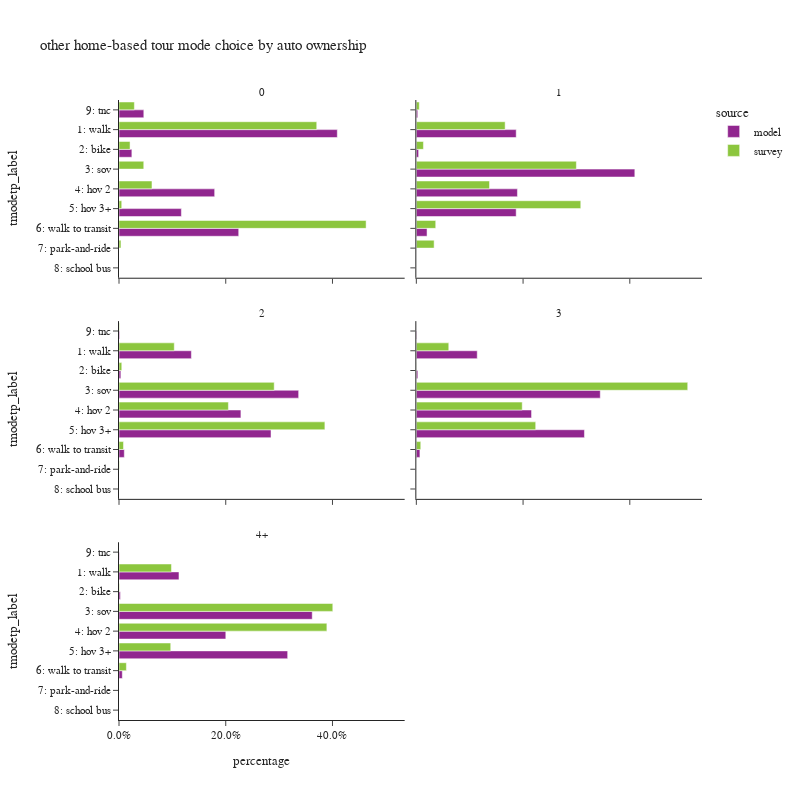

This figure's notebook cell:
### Code cell
plot_mode_choice(hb_tour.loc[hb_tour['auto_ownership_4+']!="-1"],"auto_ownership_4+",
                 {"auto_ownership_4+":["0","1","2","3","4+"],
                  "tmodetp_label":["1: walk","2: bike","3: sov","4: hov 2","5: hov 3+","6: walk to transit",
                                   "7: park-and-ride","8: school bus","9: other–survey only"]},
                 "auto ownership",2,800)

### Figure 1 — Plotly figure (JSON) as saved in the notebook; plotly's stock layout.template omitted (floating-point values rounded to 4 significant figures)
{"data": [{"alignmentgroup": "True", "customdata": [[8131], [479], [3563], [2323], [4459], [924]], "hovertemplate": "source=model<br>auto_ownership_4+=0<br>percentage=%{x}<br>tmodetp_label=%{y}<br>sample count=%{customdata[0]}<extra></extra>", "legendgroup": "model", "marker": {"color": "#91268F", "pattern": {"shape": ""}}, "name": "model", "offsetgroup": "model", "orientation": "h", "showlegend": true, "textposition": "auto", "type": "bar", "x": [0.409, 0.0241, 0.1792, 0.1169, 0.2243, 0.04648], "xaxis": "x5", "y": ["1: walk", "2: bike", "4: hov 2", "5: hov 3+", "6: walk to transit", "9: tnc"], "yaxis": "y5"}, {"alignmentgroup": "True", "customdata": [[12680], [291], [27741], [12837], [12677], [1360], [178]], "hovertemplate": "source=model<br>auto_ownership_4+=1<br>percentage=%{x}<br>tmodetp_label=%{y}<br>sample count=%{customdata[0]}<extra></extra>", "legendgroup": "model", "marker": {"color": "#91268F", "pattern": {"shape": ""}}, "name": "model", "offsetgroup": "model", "orientation": "h", "showlegend": false, "textposition": "auto", "type": "bar", "x": [0.1871, 0.004294, 0.4094, 0.1894, 0.1871, 0.02007, 0.002627], "xaxis": "x6", "y": ["1: walk", "2: bike", "3: sov", "4: hov 2", "5: hov 3+", "6: walk to transit", "9: tnc"], "yaxis": "y6"}, {"alignmentgroup": "True", "customdata": [[16402], [419], [40716], [27627], [34453], [1199], [145]], "hovertemplate": "source=model<br>auto_ownership_4+=2<br>percentage=%{x}<br>tmodetp_label=%{y}<br>sample count=%{customdata[0]}<extra></extra>", "legendgroup": "model", "marker": {"color": "#91268F", "pattern": {"shape": ""}}, "name": "model", "offsetgroup": "model", "orientation": "h", "showlegend": false, "textposition": "auto", "type": "bar", "x": [0.1356, 0.003464, 0.3366, 0.2284, 0.2848, 0.009912, 0.001199], "xaxis": "x3", "y": ["1: walk", "2: bike", "3: sov", "4: hov 2", "5: hov 3+", "6: walk to transit", "9: tnc"], "yaxis": "y3"}, {"alignmentgroup": "True", "customdata": [[8435], [206], [25476], [15958], [23285], [497], [65]], "hovertemplate": "source=model<br>auto_ownership_4+=3<br>percentage=%{x}<br>tmodetp_label=%{y}<br>sample count=%{customdata[0]}<extra></extra>", "legendgroup": "model", "marker": {"color": "#91268F", "pattern": {"shape": ""}}, "name": "model", "offsetgroup": "model", "orientation": "h", "showlegend": false, "textposition": "auto", "type": "bar", "x": [0.1141, 0.002787, 0.3446, 0.2159, 0.315, 0.006723, 0.0008793], "xaxis": "x4", "y": ["1: walk", "2: bike", "3: sov", "4: hov 2", "5: hov 3+", "6: walk to transit", "9: tnc"], "yaxis": "y4"}, {"alignmentgroup": "True", "customdata": [[4596], [107], [14809], [8185], [12926], [253], [27]], "hovertemplate": "source=model<br>auto_ownership_4+=4+<br>percentage=%{x}<br>tmodetp_label=%{y}<br>sample count=%{customdata[0]}<extra></extra>", "legendgroup": "model", "marker": {"color": "#91268F", "pattern": {"shape": ""}}, "name": "model", "offsetgroup": "model", "orientation": "h", "showlegend": false, "textposition": "auto", "type": "bar", "x": [0.1124, 0.002616, 0.3621, 0.2001, 0.316, 0.006185, 0.0006601], "xaxis": "x", "y": ["1: walk", "2: bike", "3: sov", "4: hov 2", "5: hov 3+", "6: walk to transit", "9: tnc"], "yaxis": "y"}, {"alignmentgroup": "True", "customdata": [[229], [22], [7], [15], [12], [128], [5], [10]], "hovertemplate": "source=survey<br>auto_ownership_4+=0<br>percentage=%{x}<br>tmodetp_label=%{y}<br>sample count=%{customdata[0]}<extra></extra>", "legendgroup": "survey", "marker": {"color": "#8CC63E", "pattern": {"shape": ""}}, "name": "survey", "offsetgroup": "survey", "orientation": "h", "showlegend": true, "textposition": "auto", "type": "bar", "x": [0.3705, 0.0207, 0.0464, 0.0618, 0.005118, 0.463, 0.003678, 0.02881], "xaxis": "x5", "y": ["1: walk", "2: bike", "3: sov", "4: hov 2", "5: hov 3+", "6: walk to transit", "7: park-and-ride", "9: tnc"], "yaxis": "y5"}, {"alignmentgroup": "True", "customdata": [[447], [43], [555], [296], [163], [54], [6], [2], [4]], "hovertemplate": "source=survey<br>auto_ownership_4+=1<br>percentage=%{x}<br>tmodetp_label=%{y}<br>sample count=%{customdata[0]}<extra></extra>", "legendgroup": "survey", "marker": {"color": "#8CC63E", "pattern": {"shape": ""}}, "name": "survey", "offsetgroup": "survey", "orientation": "h", "showlegend": false, "textposition": "auto", "type": "bar", "x": [0.1664, 0.01331, 0.2998, 0.1371, 0.3081, 0.03633, 0.03332, 6.54e-05, 0.0055], "xaxis": "x6", "y": ["1: walk", "2: bike", "3: sov", "4: hov 2", "5: hov 3+", "6: walk to transit", "7: park-and-ride", "8: school bus", "9: tnc"], "yaxis": "y6"}, {"alignmentgroup": "True", "customdata": [[187], [19], [494], [364], [270], [14], [5], [5]], "hovertemplate": "source=survey<br>auto_ownership_4+=2<br>percentage=%{x}<br>tmodetp_label=%{y}<br>sample count=%{customdata[0]}<extra></extra>", "legendgroup": "survey", "marker": {"color": "#8CC63E", "pattern": {"shape": ""}}, "name": "survey", "offsetgroup": "survey", "orientation": "h", "showlegend": false, "textposition": "auto", "type": "bar", "x": [0.1036, 0.005199, 0.2908, 0.205, 0.3858, 0.008418, 0.0006226, 0.0006738], "xaxis": "x3", "y": ["1: walk", "2: bike", "3: sov", "4: hov 2", "5: hov 3+", "6: walk to transit", "7: park-and-ride", "9: tnc"], "yaxis": "y3"}, {"alignmentgroup": "True", "customdata": [[38], [2], [194], [90], [45], [2]], "hovertemplate": "source=survey<br>auto_ownership_4+=3<br>percentage=%{x}<br>tmodetp_label=%{y}<br>sample count=%{customdata[0]}<extra></extra>", "legendgroup": "survey", "marker": {"color": "#8CC63E", "pattern": {"shape": ""}}, "name": "survey", "offsetgroup": "survey", "orientation": "h", "showlegend": false, "textposition": "auto", "type": "bar", "x": [0.06078, 0.0003419, 0.5085, 0.1984, 0.2237, 0.008305], "xaxis": "x4", "y": ["1: walk", "2: bike", "3: sov", "4: hov 2", "5: hov 3+", "6: walk to transit"], "yaxis": "y4"}, {"alignmentgroup": "True", "customdata": [[13], [1], [65], [45], [16], [2]], "hovertemplate": "source=survey<br>auto_ownership_4+=4+<br>percentage=%{x}<br>tmodetp_label=%{y}<br>sample count=%{customdata[0]}<extra></extra>", "legendgroup": "survey", "marker": {"color": "#8CC63E", "pattern": {"shape": ""}}, "name": "survey", "offsetgroup": "survey", "orientation": "h", "showlegend": false, "textposition": "auto", "type": "bar", "x": [0.0983, 0.000873, 0.4006, 0.3895, 0.09691, 0.01383], "xaxis": "x", "y": ["1: walk", "2: bike", "3: sov", "4: hov 2", "5: hov 3+", "6: walk to transit"], "yaxis": "y"}], "layout": {"annotations": [{"font": {}, "showarrow": false, "text": "4+", "x": 0.245, "xanchor": "center", "xref": "paper", "y": 0.2867, "yanchor": "bottom", "yref": "paper"}, {"font": {}, "showarrow": false, "text": "2", "x": 0.245, "xanchor": "center", "xref": "paper", "y": 0.6433, "yanchor": "bottom", "yref": "paper"}, {"font": {}, "showarrow": false, "text": "3", "x": 0.755, "xanchor": "center", "xref": "paper", "y": 0.6433, "yanchor": "bottom", "yref": "paper"}, {"font": {}, "showarrow": false, "text": "0", "x": 0.245, "xanchor": "center", "xref": "paper", "y": 1.0, "yanchor": "bottom", "yref": "paper"}, {"font": {}, "showarrow": false, "text": "1", "x": 0.755, "xanchor": "center", "xref": "paper", "y": 1.0, "yanchor": "bottom", "yref": "paper"}], "barmode": "group", "height": 800, "legend": {"title": {"text": "source"}, "tracegroupgap": 0}, "title": {"text": "other home-based tour mode choice by auto ownership"}, "width": 800, "xaxis": {"anchor": "y", "domain": [0.0, 0.49], "tickformat": ".1%", "title": {"text": "percentage"}}, "xaxis2": {"anchor": "y2", "domain": [0.51, 1.0], "matches": "x", "tickformat": ".1%", "title": {"text": "percentage"}}, "xaxis3": {"anchor": "y3", "domain": [0.0, 0.49], "matches": "x", "showticklabels": false, "tickformat": ".1%"}, "xaxis4": {"anchor": "y4", "domain": [0.51, 1.0], "matches": "x", "showticklabels": false, "tickformat": ".1%"}, "xaxis5": {"anchor": "y5", "domain": [0.0, 0.49], "matches": "x", "showticklabels": false, "tickformat": ".1%"}, "xaxis6": {"anchor": "y6", "domain": [0.51, 1.0], "matches": "x", "showticklabels": false, "tickformat": ".1%"}, "yaxis": {"anchor": "x", "categoryarray": ["9: other–survey only", "8: school bus", "7: park-and-ride", "6: walk to transit", "5: hov 3+", "4: hov 2", "3: sov", "2: bike", "1: walk"], "categoryorder": "array", "domain": [0.0, 0.2867], "title": {"text": "tmodetp_label"}}, "yaxis2": {"anchor": "x2", "domain": [0.0, 0.2867], "matches": "y", "showticklabels": false}, "yaxis3": {"anchor": "x3", "categoryarray": ["9: other–survey only", "8: school bus", "7: park-and-ride", "6: walk to transit", "5: hov 3+", "4: hov 2", "3: sov", "2: bike", "1: walk"], "categoryorder": "array", "domain": [0.3567, 0.6433], "matches": "y", "title": {"text": "tmodetp_label"}}, "yaxis4": {"anchor": "x4", "domain": [0.3567, 0.6433], "matches": "y", "showticklabels": false}, "yaxis5": {"anchor": "x5", "categoryarray": ["9: other–survey only", "8: school bus", "7: park-and-ride", "6: walk to transit", "5: hov 3+", "4: hov 2", "3: sov", "2: bike", "1: walk"], "categoryorder": "array", "domain": [0.7133, 1.0], "matches": "y", "title": {"text": "tmodetp_label"}}, "yaxis6": {"anchor": "x6", "domain": [0.7133, 1.0], "matches": "y", "showticklabels": false}}}
